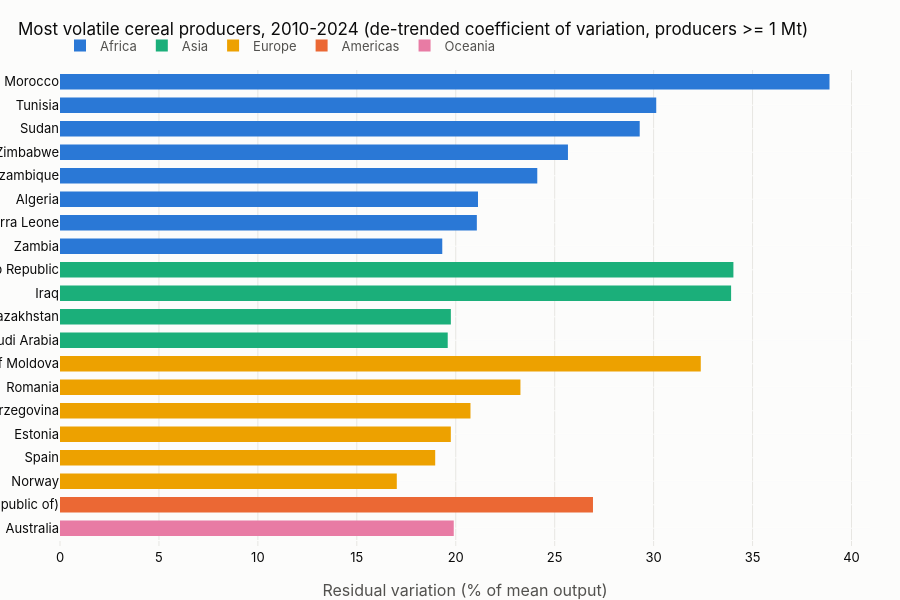

The cell this chart's notebook holds for it:
### Markdown cell above
#### Q07. Which sizeable cereal producers have the most volatile output (2010-2024)?

```sql
-- Q07 Which sizeable cereal producers have the most volatile output (2010-2024)?
SELECT area, region, year, production_t
FROM v_production
WHERE item_code = '1717' AND is_aggregate = 0 AND region IS NOT NULL AND year BETWEEN 2010 AND 2024;
```

### Code cell
production_volatility = answer("q07_production_volatility")

### Figure 1 — Plotly figure (JSON) as saved in the notebook; plotly's stock layout.template omitted (floating-point values rounded to 4 significant figures)
{"data": [{"customdata": ["Morocco", "Tunisia", "Sudan", "Zimbabwe", "Mozambique", "Algeria", "Sierra Leone", "Zambia"], "hovertemplate": "<b>%{customdata}</b><br>%{x:,.1f} %<extra></extra>", "marker": {"color": "#2a78d6"}, "name": "Africa", "orientation": "h", "textposition": "outside", "type": "bar", "x": [38.89, 30.13, 29.3, 25.67, 24.12, 21.12, 21.07, 19.32], "y": ["Morocco", "Tunisia", "Sudan", "Zimbabwe", "Mozambique", "Algeria", "Sierra Leone", "Zambia"]}, {"customdata": ["Syrian Arab Republic", "Iraq", "Kazakhstan", "Saudi Arabia"], "hovertemplate": "<b>%{customdata}</b><br>%{x:,.1f} %<extra></extra>", "marker": {"color": "#1baf7a"}, "name": "Asia", "orientation": "h", "textposition": "outside", "type": "bar", "x": [34.03, 33.92, 19.75, 19.59], "y": ["Syrian Arab Republic", "Iraq", "Kazakhstan", "Saudi Arabia"]}, {"customdata": ["Republic of Moldova", "Romania", "Bosnia and Herzegovina", "Estonia", "Spain", "Norway"], "hovertemplate": "<b>%{customdata}</b><br>%{x:,.1f} %<extra></extra>", "marker": {"color": "#eda100"}, "name": "Europe", "orientation": "h", "textposition": "outside", "type": "bar", "x": [32.38, 23.27, 20.74, 19.75, 18.96, 17.02], "y": ["Republic of Moldova", "Romania", "Bosnia and Herzegovina", "Estonia", "Spain", "Norway"]}, {"customdata": ["Venezuela (Bolivarian Republic of)"], "hovertemplate": "<b>%{customdata}</b><br>%{x:,.1f} %<extra></extra>", "marker": {"color": "#eb6834"}, "name": "Americas", "orientation": "h", "textposition": "outside", "type": "bar", "x": [26.94], "y": ["Venezuela (Bolivarian Republic of)"]}, {"customdata": ["Australia"], "hovertemplate": "<b>%{customdata}</b><br>%{x:,.1f} %<extra></extra>", "marker": {"color": "#e87ba4"}, "name": "Oceania", "orientation": "h", "textposition": "outside", "type": "bar", "x": [19.9], "y": ["Australia"]}], "layout": {"bargap": 0.35, "height": 600, "title": {"text": "Most volatile cereal producers, 2010-2024 (de-trended coefficient of variation, producers >= 1 Mt)"}, "xaxis": {"gridcolor": "#e7e6e2", "showgrid": true, "title": {"text": "Residual variation (% of mean output)"}}, "yaxis": {"autorange": "reversed", "gridcolor": "#fcfcfb"}}}
